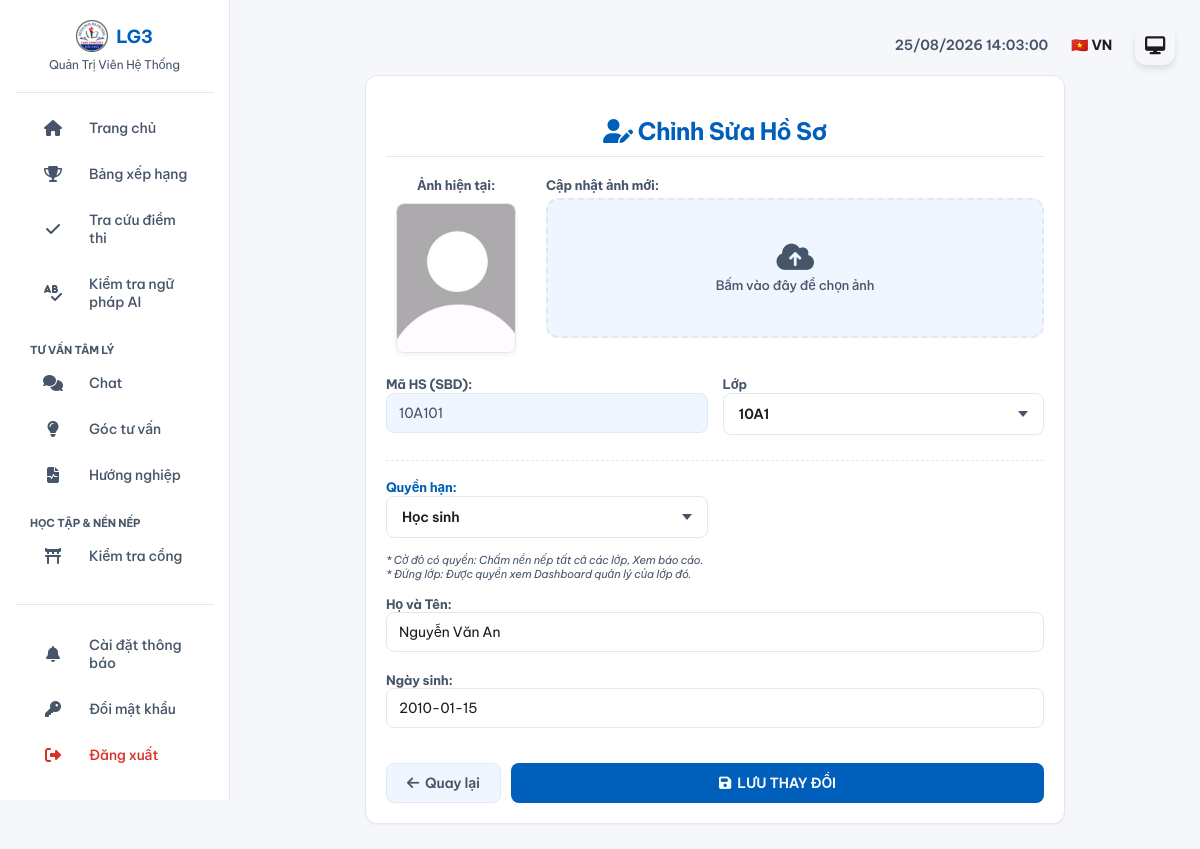
The page /edit_student.php?id=10A101 (signed in) on the database its author committed.
### tables this page shows
CREATE TABLE `student` (
  `id` int(11) NOT NULL AUTO_INCREMENT,
  `code` varchar(20) NOT NULL,
  `name` varchar(100) NOT NULL,
  `image_url` varchar(200) DEFAULT NULL,
  `class_id` int(11) NOT NULL,
  `has_exemption` tinyint(1) DEFAULT NULL,
  `exemption_reason` varchar(200) DEFAULT NULL,
  `dob` varchar(50) DEFAULT NULL,
  `pending_name` varchar(100) DEFAULT NULL,
  `pending_dob` varchar(50) DEFAULT NULL,
  `has_pending_changes` tinyint(1) DEFAULT 0,
  `facebook_url` varchar(255) DEFAULT NULL,
  `tiktok_url` varchar(255) DEFAULT NULL,
  `youtube_url` varchar(255) DEFAULT NULL,
  `instagram_url` varchar(255) DEFAULT NULL,
  `zalo_url` varchar(255) DEFAULT NULL,
  `github_url` varchar(255) DEFAULT NULL,
  `threads_url` varchar(255) DEFAULT NULL,
  PRIMARY KEY (`id`),
  UNIQUE KEY `code` (`code`),
  KEY `class_id` (`class_id`),
  KEY `idx_student_name` (`name`(50)),
  KEY `idx_student_code_class` (`class_id`,`code`)
);

CREATE TABLE `classroom` (
  `id` int(11) NOT NULL AUTO_INCREMENT,
  `name` varchar(50) NOT NULL,
  `grade` int(11) NOT NULL,
  `competition_group` int(11) DEFAULT 1,
  PRIMARY KEY (`id`),
  UNIQUE KEY `name` (`name`)
);

### edit_student.php (called while the page is built, shortened)
<?php
require_once 'includes/config.php';
$student_code = $_GET['id'] ?? '';
$stmt = $pdo->prepare("SELECT * FROM student WHERE code = ?");
$stmt->execute([$student_code]);
$student = $stmt->fetch(PDO::FETCH_OBJ);
$stmtU = $pdo->prepare("SELECT * FROM users WHERE username = ?");
$stmtU->execute([$student->code]);
$linked_user = $stmtU->fetch(PDO::FETCH_OBJ);
$classes = $pdo->query("SELECT * FROM classroom WHERE grade < 13 AND name NOT LIKE 'K46%' ORDER BY grade ASC, name ASC")->fetchAll(PDO::FETCH_ASSOC);
require_once 'views/edit_student_view.php';

### views/edit_student_view.php (the view, shortened to what this page needs)
<?php
include 'includes/header.php';
?>
<link rel="stylesheet" href="https://cdnjs.cloudflare.com/ajax/libs/cropperjs/1.5.13/cropper.min.css"/>
<div class="win-card" style="max-width:700px; margin:0 auto;">
    <h2 style="color:var(--accent-color); text-align:center; margin-bottom:20px; border-bottom:1px solid var(--border-color); padding-bottom:10px;">
        <i class="fas fa-user-edit" aria-hidden="true"></i> <?= (($_SESSION['lang'] ?? 'vi') === 'vi' ? 'Chỉnh Sửa Hồ Sơ' : 'Chỉnh Sửa Hồ Sơ') ?>
    </h2>
    <form method="POST" enctype="multipart/form-data" id="editForm" onsubmit="submitEditForm(event)">
        <div style="display:grid; grid-template-columns: 140px 1fr; gap:20px; margin-bottom:20px;">
            <div style="text-align:center; display:flex; flex-direction:column; gap:10px;">
                <label style="font-weight:bold; font-size:13px; color:var(--text-muted); display:block;"><?= (($_SESSION['lang'] ?? 'vi') === 'vi' ? 'Ảnh hiện tại:' : 'Ảnh hiện tại:') ?></label>
                <img src="<?= $student->image_url ? '/'.$student->image_url : '/static/default.png' ?>"
                     id="currentImg"
                     class="refresh-cache"
                     onerror="this.onerror=null; this.src='/static/default.png';"
                     style="width:120px; height:150px; object-fit:cover; border:1px solid var(--border-color); border-radius:8px; box-shadow: 0 2px 5px rgba(0,0,0,0.05); margin:0 auto;">
            </div>
            <div style="display:flex; flex-direction:column;">
                <label style="font-weight:bold; font-size:13px; color:var(--text-muted); display:block; margin-bottom:5px;"><?= (($_SESSION['lang'] ?? 'vi') === 'vi' ? 'Cập nhật ảnh mới:' : 'Cập nhật ảnh mới:') ?></label>
                <div class="upload-area" id="uploadArea" role="button" tabindex="0" onclick="document.getElementById('inpFile').click()" onkeydown="if(event.key==='Enter' || event.key===' ') document.getElementById('inpFile').click()">
                    <div id="uploadDefault">
                        <i class="fas fa-cloud-upload-alt" aria-hidden="true" style="font-size:30px; color:var(--text-muted); margin-bottom:5px;"></i>
                        <div style="font-size:13px; color:var(--text-muted); font-weight:500;"><?= (($_SESSION['lang'] ?? 'vi') === 'vi' ? 'Bấm vào đây để chọn ảnh' : 'Bấm vào đây để chọn ảnh') ?></div>
                    </div>
                </div>
            </div>
        </div>
        <div style="display:grid; grid-template-columns: 1fr 1fr; gap:15px; margin-bottom:15px;">
            <div>
                <label style="font-weight:bold; font-size:13px; color:var(--text-muted);"><?= (($_SESSION['lang'] ?? 'vi') === 'vi' ? 'Mã HS (SBD):' : 'Mã HS (SBD):') ?></label>
                <input type="text" value="<?= htmlspecialchars($student->code) ?>" class="win-input" readonly style="background:var(--bg-hover); color:var(--text-muted);">
            </div>
            <div>
                <label style="font-weight:bold; font-size:13px; color:var(--text-muted);"><?= (($_SESSION['lang'] ?? 'vi') === 'vi' ? 'Lớp' : 'Class') ?></label>
                <div class="custom-select-container">
                    <div class="select-selected" onclick="toggleDropdown(event, this)" onkeydown="if(event.key==='Enter' || event.key===' ') toggleDropdown(event, this)" role="button" tabindex="0" aria-haspopup="listbox" aria-expanded="false" aria-label="<?= (($_SESSION['lang'] ?? 'vi') === 'vi' ? 'Lớp' : 'Class') ?>">
                        <span id="txtSelectedClass" style="font-weight:600; color:var(--text-main);">
                            <?php foreach ($classes as $c): ?>
                                <?php if ($c['id'] == $student->class_id) echo $c['name']; ?>
                            <?php endforeach; ?>
                        </span>
                        <div class="select-arrow" aria-hidden="true"></div>
                    </div>
                </div>
            </div>
        </div>
        <div style="border-top: 1px dashed var(--border-color); padding-top: 15px; margin-bottom: 15px;">
            <div style="display:grid; grid-template-columns: 1fr 1fr; gap:15px;">
                <div>
                    <label style="font-weight:bold; font-size:13px; color:var(--accent-color);"><?= (($_SESSION['lang'] ?? 'vi') === 'vi' ? 'Quyền hạn:' : 'Quyền hạn:') ?></label>
                    <div class="custom-select-container">
                        <div class="select-selected" onclick="toggleDropdown(event, this)" onkeydown="if(event.key==='Enter' || event.key===' ') toggleDropdown(event, this)" role="button" tabindex="0" aria-haspopup="listbox" aria-expanded="false" aria-label="<?= (($_SESSION['lang'] ?? 'vi') === 'vi' ? 'Quyền hạn:' : 'Quyền hạn:') ?>">
                            <span id="txtSelectedRole" style="font-weight:600; color:var(--text-main);">
                                <?php if ($linked_user && $linked_user->role == 'RED_FLAG'): ?>
                                    <i class="fas fa-flag" aria-hidden="true" style="color:#d93025;"></i> <?= (($_SESSION['lang'] ?? 'vi') === 'vi' ? 'Cờ đỏ / Lớp trưởng / Bí thư' : 'Cờ đỏ / Lớp trưởng / Bí thư') ?>
                                <?php else: ?>
                                    <?= (($_SESSION['lang'] ?? 'vi') === 'vi' ? 'Học sinh' : 'Học sinh') ?>
                                <?php endif; ?>
                            </span>
                            <div class="select-arrow" aria-hidden="true"></div>
                        </div>
                    </div>
                </div>
            </div>
            <div style="font-size:11px; color:var(--text-muted); margin-top:5px; font-style:italic;">
                * <?= (($_SESSION['lang'] ?? 'vi') === 'vi' ? 'Cờ đỏ có quyền: Chấm nền nếp tất cả các lớp, Xem báo cáo.' : 'Cờ đỏ có quyền: Chấm nền nếp tất cả các lớp, Xem báo cáo.') ?><br>
                * <?= (($_SESSION['lang'] ?? 'vi') === 'vi' ? 'Đứng lớp: Được quyền xem Dashboard quản lý của lớp đó.' : 'Đứng lớp: Được quyền xem Dashboard quản lý của lớp đó.') ?>
            </div>
        </div>
        <label style="font-weight:bold; font-size:13px; color:var(--text-muted); display:block;"><?= (($_SESSION['lang'] ?? 'vi') === 'vi' ? 'Họ và Tên:' : 'Họ và Tên:') ?></label>
        <input type="text" name="name" value="<?= htmlspecialchars($student->name) ?>" class="win-input" required>
        <label style="font-weight:bold; font-size:13px; color:var(--text-muted); display:block; margin-top:10px;"><?= (($_SESSION['lang'] ?? 'vi') === 'vi' ? 'Ngày sinh:' : 'Date of Birth:') ?></label>
        <input type="text" name="dob" value="<?= htmlspecialchars($student->dob ?: '') ?>" class="win-input" placeholder="<?= (($_SESSION['lang'] ?? 'vi') === 'vi' ? 'VD: 15/05/2008' : 'Ex: 15/05/2008') ?>">
        <div style="display:flex; gap:10px; margin-top:25px;">
            <a href="manage_students" class="win-btn win-btn-secondary" style="text-decoration:none; padding:10px 20px;">
                <i class="fas fa-arrow-left" aria-hidden="true"></i> <?= (($_SESSION['lang'] ?? 'vi') === 'vi' ? 'Quay lại' : 'Go Back') ?>
            </a>
            <button type="submit" class="win-btn" style="flex:1;">
                <i class="fas fa-save" aria-hidden="true"></i> <?= (($_SESSION['lang'] ?? 'vi') === 'vi' ? 'LƯU THAY ĐỔI' : 'SAVE CHANGES') ?>
            </button>
        </div>
    </form>
</div>
<?php include 'includes/footer.php'; ?>

### static/style.css (style rules this page uses)
:root { --primary-color: #005fba; --accent-color: #005fba; --danger-color: #d93025; --bg-body: #f5f7fa; --bg-card: #ffffff; --bg-sidebar: #ffffff; --bg-input: #ffffff; --bg-hover: #eff6ff; --text-main: #1d1d1f; --text-muted: #475569; --text-heading: #005fba; --border-color: #e2e8f0; --sidebar-width: 230px; --shadow-card: 0 1px 2px rgba(0,0,0,0.05); --scrollbar-track: #f1f1f1; --scrollbar-thumb: #c1c1c1; --scrollbar-thumb-hover: #a8a8a8; }
:root, html, body, *, .toastify { font-family: 'Be Vietnam Pro', -apple-system, BlinkMacSystemFont, sans-serif !important; -webkit-text-size-adjust: 100%; letter-spacing: -0.011em; -webkit-font-smoothing: antialiased; -moz-osx-font-smoothing: grayscale; font-feature-settings: "cv05", "cv08", "ss01"; box-sizing: border-box; }
h1, h2, h3, .heading-class { letter-spacing: -0.022em !important; font-weight: 700; }
* { scrollbar-width: thin; scrollbar-color: var(--scrollbar-thumb) var(--scrollbar-track); }
.fa, .fas, .fa-solid, .far, .fa-regular { font-family: "Font Awesome 6 Free" !important; }
.fas, .fa-solid { font-weight: 900 !important; }
body { background-color: var(--bg-body); margin: 0; color: var(--text-main); display: flex; min-height: 100dvh; transition: background 0.3s, color 0.3s; }
.win-card { background: var(--bg-card); padding: 20px; border-radius: 12px; box-shadow: var(--shadow-card); border: 1px solid var(--border-color); margin-bottom: 20px; color: var(--text-main); }
.win-input, .win-select, .select-selected, .search-input-box { width: 100%; padding: 10px 12px; margin-bottom: 10px; border: 1px solid var(--border-color); border-radius: 8px; font-size: 14px; color: var(--text-main); background-color: var(--bg-input); transition: all 0.2s; }
.win-btn { padding: 10px 18px; background: var(--accent-color); color: white; border: none; border-radius: 8px; cursor: pointer; font-weight: 600; display: inline-flex; align-items: center; justify-content: center; gap: 6px; text-decoration: none; font-size: 14px; transition: 0.2s; }
.win-btn-secondary { background: var(--bg-hover); color: var(--text-muted); border: 1px solid var(--border-color); }
.upload-area { border: 2px dashed var(--border-color); border-radius: 10px; padding: 30px 20px; text-align: center; background-color: var(--bg-body); cursor: pointer; transition: all 0.3s ease; margin-bottom: 15px; }

### includes/header.php (style rules this page uses)
:root { --titlebar-height: 32px; }
body { overflow-x: hidden; }

### views/edit_student_view.php (style rules this page uses)
.upload-area { position: relative; border: 2px dashed var(--border-color); padding: 15px; text-align: center; border-radius: 12px; transition: 0.2s; cursor: pointer; background: var(--bg-hover); height: 100%; display:flex; flex-direction:column; justify-content:center; align-items:center; box-sizing: border-box; }
.custom-select-container { position: relative; width: 100%; }
.select-selected { background-color: var(--bg-input); border: 1px solid var(--border-color); border-radius: 8px; padding: 0 15px; display: flex; align-items: center; justify-content: space-between; font-size: 14px; height: 42px; transition: 0.2s; cursor: pointer; color: var(--text-main); }
.select-arrow { width: 0; height: 0; border-left: 5px solid transparent; border-right: 5px solid transparent; border-top: 6px solid var(--text-muted); transition: 0.2s; }

### rows shown on the page
student: code "10A101", name "Nguyễn Văn An", dob "2010-01-15"
classroom: name "10A1"

### other values the page prints
$current_user['full_name'] "Quản Trị Viên Hệ Thống"
